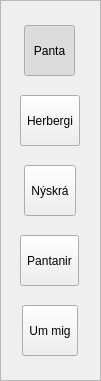
   <widget class="QFrame" name="frame">
    <property name="geometry">
     <rect>
      <x>-1</x>
      <y>49</y>
      <width>101</width>
      <height>381</height>
     </rect>
    </property>
    <property name="maximumSize">
     <size>
      <width>16777215</width>
      <height>381</height>
     </size>
    </property>
    <property name="styleSheet">
     <string notr="true"/>
    </property>
    <property name="frameShape">
     <enum>QFrame::StyledPanel</enum>
    </property>
    <property name="frameShadow">
     <enum>QFrame::Raised</enum>
    </property>
    <layout class="QVBoxLayout" name="verticalLayout_10">
     <property name="spacing">
      <number>-1</number>
     </property>
     <property name="rightMargin">
      <number>12</number>
     </property>
     <item alignment="Qt::AlignHCenter">
      <widget class="QToolButton" name="toolButton">
       <property name="minimumSize">
        <size>
         <width>51</width>
         <height>51</height>
        </size>
       </property>
       <property name="text">
        <string>Panta</string>
       </property>
       <property name="icon">
        <iconset resource="../resources/icons.qrc">
         <normaloff>:/icons/hotel_and_services/png/reception.png</normaloff>:/icons/hotel_and_services/png/reception.png</iconset>
       </property>
       <property name="iconSize">
        <size>
         <width>32</width>
         <height>32</height>
        </size>
       </property>
       <property name="checkable">
        <bool>true</bool>
       </property>
       <property name="checked">
        <bool>true</bool>
       </property>
       <property name="autoExclusive">
        <bool>true</bool>
       </property>
       <property name="toolButtonStyle">
        <enum>Qt::ToolButtonTextUnderIcon</enum>
       </property>
      </widget>
     </item>
     <item alignment="Qt::AlignHCenter">
      <widget class="QToolButton" name="toolButton_2">
       <property name="minimumSize">
        <size>
         <width>51</width>
         <height>51</height>
        </size>
       </property>
       <property name="styleSheet">
        <string notr="true"/>
       </property>
       <property name="text">
        <string>Herbergi</string>
       </property>
       <property name="icon">
        <iconset resource="../resources/icons.qrc">
         <normaloff>:/icons/hotel_and_services/png/room-key-1.png</normaloff>:/icons/hotel_and_services/png/room-key-1.png</iconset>
       </property>
       <property name="iconSize">
        <size>
         <width>32</width>
         <height>32</height>
        </size>
       </property>
       <property name="checkable">
        <bool>true</bool>
       </property>
       <property name="autoExclusive">
        <bool>true</bool>
       </property>
       <property name="toolButtonStyle">
        <enum>Qt::ToolButtonTextUnderIcon</enum>
       </property>
      </widget>
     </item>
     <item alignment="Qt::AlignHCenter">
      <widget class="QToolButton" name="toolButton_3">
       <property name="minimumSize">
        <size>
         <width>51</width>
         <height>51</height>
        </size>
       </property>
       <property name="text">
        <string>Nýskrá</string>
       </property>
       <property name="icon">
        <iconset resource="../resources/icons.qrc">
         <normaloff>:/icons/hotel_and_services/png/notes.png</normaloff>:/icons/hotel_and_services/png/notes.png</iconset>
       </property>
       <property name="iconSize">
        <size>
         <width>32</width>
         <height>32</height>
        </size>
       </property>
       <property name="checkable">
        <bool>true</bool>
       </property>
       <property name="autoExclusive">
        <bool>true</bool>
       </property>
       <property name="toolButtonStyle">
        <enum>Qt::ToolButtonTextUnderIcon</enum>
       </property>
      </widget>
     </item>
     <item alignment="Qt::AlignHCenter">
      <widget class="QToolButton" name="toolButton_4">
       <property name="minimumSize">
        <size>
         <width>51</width>
         <height>51</height>
        </size>
       </property>
       <property name="text">
        <string>Pantanir</string>
       </property>
       <property name="icon">
        <iconset resource="../resources/icons.qrc">
         <normaloff>:/icons/hotel_and_services/png/notebook.png</normaloff>:/icons/hotel_and_services/png/notebook.png</iconset>
       </property>
       <property name="iconSize">
        <size>
         <width>32</width>
         <height>32</height>
        </size>
       </property>
       <property name="checkable">
        <bool>true</bool>
       </property>
       <property name="autoExclusive">
        <bool>true</bool>
       </property>
       <property name="toolButtonStyle">
        <enum>Qt::ToolButtonTextUnderIcon</enum>
       </property>
      </widget>
     </item>
     <item alignment="Qt::AlignHCenter">
      <widget class="QToolButton" name="toolButton_5">
       <property name="minimumSize">
        <size>
         <width>51</width>
         <height>51</height>
        </size>
       </property>
       <property name="text">
        <string>Um mig</string>
       </property>
       <property name="icon">
        <iconset resource="../resources/icons.qrc">
         <normaloff>:/icons/hotel_and_services/png/woman.png</normaloff>:/icons/hotel_and_services/png/woman.png</iconset>
       </property>
       <property name="iconSize">
        <size>
         <width>32</width>
         <height>32</height>
        </size>
       </property>
       <property name="toolButtonStyle">
        <enum>Qt::ToolButtonTextUnderIcon</enum>
       </property>
      </widget>
     </item>
    </layout>
   </widget>
